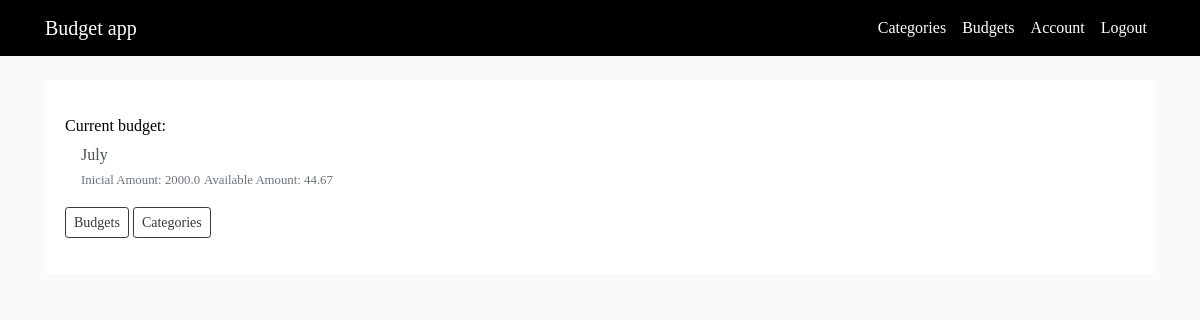
Page / (signed in) on the earlier database version.
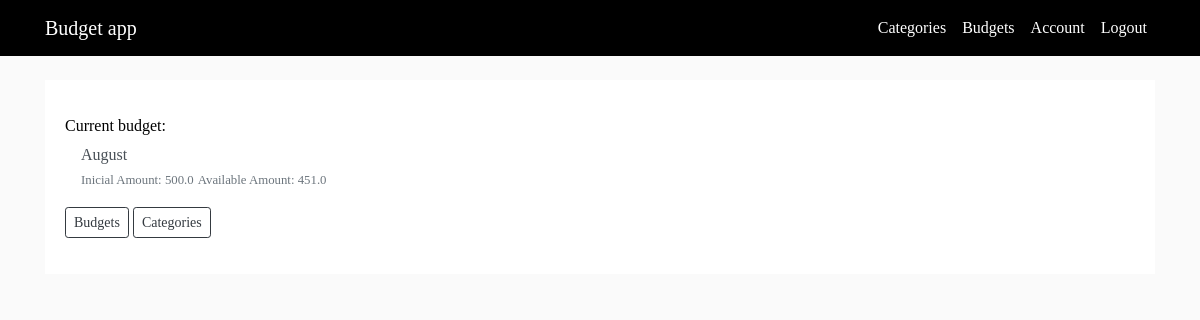
Same page on the later database version.
### budget_app/models.py (models this page shows, shortened)
class Budget(db.Model):
    id  = db.Column(db.Integer,primary_key=True)
    name = db.Column(db.String)
    inicial_amount = db.Column(db.Float)
    saving_amount = db.Column(db.Float,nullable=True,default=0)
    available_amount = db.Column(db.Float,nullable=True,default=0)
    user_id = db.Column(db.Integer,db.ForeignKey('user.id'),nullable=False)

### budget_app/routes.py (the view)
@app.route('/home')
@app.route('/')
def home():
    b = ''
    if current_user.is_authenticated:
        b = Budget.query.filter_by(user_id=current_user.id).order_by(Budget.id.desc()).first()
    return render_template('home.html',budget=b)

### budget_app/models.py (called while the page is built)
@login_manager.user_loader
def load_user(user_id):
    return User.query.get(int(user_id))

### budget_app/templates/home.html
{% extends "layout.html" %}
{% block content %}
<div class="" style="background-color: white;">
    <div class="card-body">
        {% if budget %}
        <div class="mt-3 mb-3">
            <h6>Current budget:</h6>
            <div class="list-group">
                <a href="{{ url_for('budget',budget_id=budget.id) }}" class="list-group-item-action ml-3">
                    <div>
                        {{ budget.name }}
                    </div>
                    <small class="text-muted">Inicial Amount: {{(budget.inicial_amount | round(2))}}</small>
                    <small class="text-muted">Available Amount: {{(budget.available_amount | round(2))}}</small>
                </a>
            </div>
        </div>
        {% endif %}
        <div class="mt-3 mb-3">
            {% if current_user.is_authenticated %}
                <a class="btn btn-sm btn-outline-dark" role="button" href="{{ url_for('budgets') }}">Budgets</a>
                <a class="btn btn-sm btn-outline-dark" role="button" href="{{ url_for('categories') }}">Categories</a>
            {% else %}
                <p>You need to login to be able to use the system.</p>
                <a class="btn btn-sm btn-outline-dark" role="button" href="{{ url_for('login') }}">Login</a>
            {% endif %}
        </div>
    </div>
</div>
{% endblock %}

Differences in the rows shown:
no longer on this page (row unchanged): Budget: name "July", inicial_amount "2000.0", available_amount "44.67"
added Budget: name "August", inicial_amount "500.0", available_amount "451.0"
